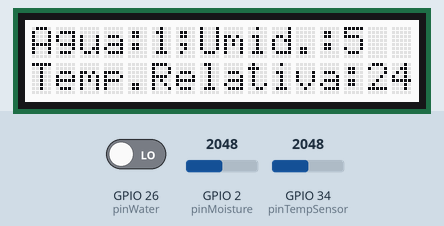
Bench run of a sketch on a simulated ESP32. Parts: 16×2 character LCD. The test bench sets the inputs (shaded band); at power-on: GPIO 2 (pinMoisture) = 2048, GPIO 34 (pinTempSensor) = 2048, GPIO 26 (pinWater) LOW.

Above: at 1.2 s.
1.3 s: GPIO 2 (pinMoisture) set to 2866
At 2.5 s:
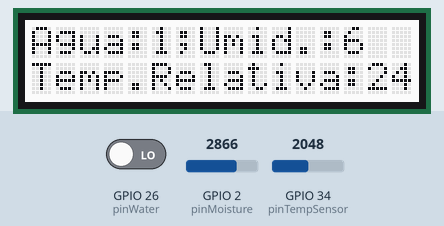
2.8 s: GPIO 34 (pinTempSensor) set to 2866
At 3.6 s:
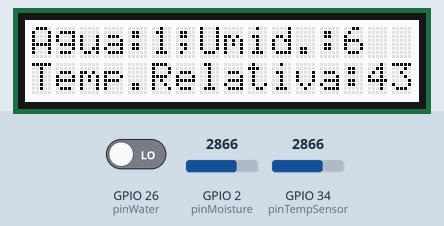
4.4 s: GPIO 26 (pinWater) driven HIGH
At 5.7 s:
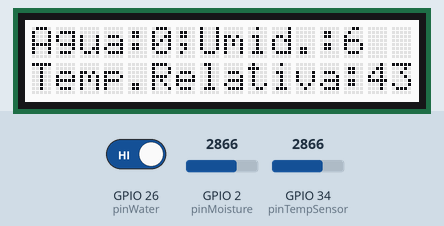
6.0 s: GPIO 2 (pinMoisture) set to 3603
7.5 s: GPIO 34 (pinTempSensor) set to 3603
At 8.4 s:
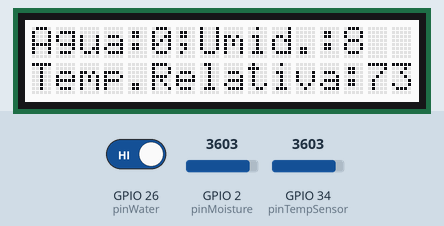
9.0 s: GPIO 26 (pinWater) driven LOW
At 10.5 s:
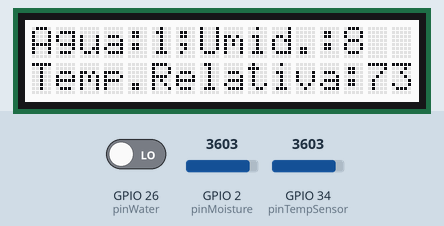
Timing chart, 0 to 11.6 s (numbered marks = the images above; inputs shaded):
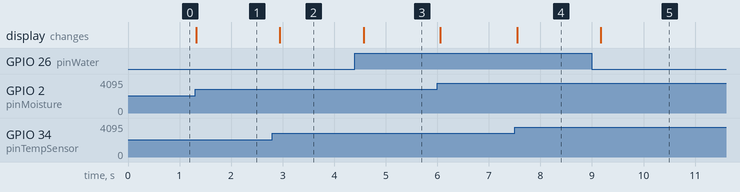

Measured:
- after the input at 1.3 s, the display: changes at once (image 1)
- after the input at 2.8 s, the display: changes after 0.14 s (image 2)
- after the input at 4.4 s, the display: changes after 0.17 s (image 3)
- after the input at 7.5 s, the display: changes after 0.05 s (image 4)
- after the input at 9.0 s, the display: changes after 0.17 s (image 5)

The sketch:

Arduino.ino
```cpp
#include <Arduino.h>
#include "rgb_lcd.h"
#include <math.h>

rgb_lcd lcd;
#define pinWater 26
#define pinMoisture 2
#define pinTempSensor 34
//Sensor de Agua D2
//Sensor de Temperatura A2
//Moisture Sensor A0

int B = 4275;
int R0 = 100000;

void setup(){
  pinMode(pinWater, INPUT);
  pinMode(pinMoisture, INPUT);
  lcd.begin(16, 2);
  Serial.begin(9600);
  lcd.print("Hey!");
}

boolean water;
void loop() {
  if(digitalRead(26) == 1){
    water = false;
  }else{
    water = true;
  }

  int a = map(analogRead(pinTempSensor), 0, 4095, 0, 1023);
  float R = 1023.0/a-1.0;
  R = R0*R;
  float temperature = 1.0/(log(R/R0)/B+1/298.15)-273.15;


  lcd.setCursor(0, 0);
  lcd.print("Agua:");
  lcd.setCursor(5, 0);
  lcd.print(water);
  lcd.setCursor(6, 0);
  lcd.print(";");
  lcd.setCursor(7, 0);
  lcd.print("Umid.:");
  lcd.setCursor(13, 0);
  lcd.print(map(analogRead(pinMoisture), 0, 4095, 0, 10));
  lcd.setCursor(0, 2);
  lcd.print("Temp.Relativa:");
  lcd.print(temperature);

  delay(100);
}
```
